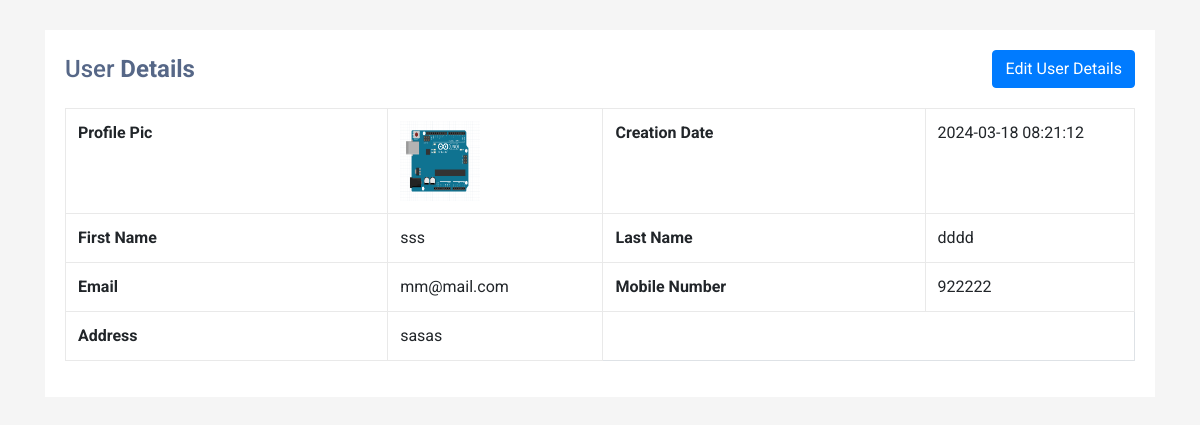
The app's page /read.php?viewid=11 with its own data.
### tables this page shows
CREATE TABLE `tblusers` (
  `ID` int(10) NOT NULL,
  `FirstName` varchar(200) DEFAULT NULL,
  `LastName` varchar(200) DEFAULT NULL,
  `MobileNumber` bigint(10) DEFAULT NULL,
  `Email` varchar(200) DEFAULT NULL,
  `Address` mediumtext DEFAULT NULL,
  `ProfilePic` varchar(200) DEFAULT NULL,
  `CreationDate` timestamp NOT NULL DEFAULT current_timestamp() ON UPDATE current_timestamp()
);

### read.php (the view, shortened to what this page needs)
<?php
include('dbconnection.php');
?>
<!DOCTYPE html>
<html lang="en">
<head>
<link rel="stylesheet" href="https://stackpath.bootstrapcdn.com/bootstrap/4.5.0/css/bootstrap.min.css">
<link rel="stylesheet" href="https://maxcdn.bootstrapcdn.com/font-awesome/4.7.0/css/font-awesome.min.css">
</head>
<body>
<div class="container-xl">
    <div class="table-responsive">
        <div class="table-wrapper">
            <div class="table-title">
                <div class="row">
                    <div class="col-sm-5">
                        <h2>User <b>Details</b></h2>
                    </div>
<?php
$vid=$_GET['viewid'];
$ret=mysqli_query($con,"select * from tblusers where ID =$vid");
while ($row=mysqli_fetch_array($ret)) {
?>
                     <div class="col-sm-7" align="right">
                        <a href="edit.php?editid=<?php echo htmlentities ($row['ID']);?>" class="btn btn-primary"><span>Edit User Details</span></a>
                    </div>
                </div>
            </div>
<table cellpadding="0" cellspacing="0" border="0" class="display table table-bordered" id="hidden-table-info">
<tbody>
    <tr>
        <th width="200">Profile Pic</th>
        <td><img src="profilepics/<?php  echo $row['ProfilePic'];?>" width="80" height="80"></td>
           <th width="200">Creation Date</th>
    <td><?php  echo $row['CreationDate'];?></td>
    </tr>
 <tr>
    <th>First Name</th>
    <td><?php  echo $row['FirstName'];?></td>
    <th>Last Name</th>
    <td><?php  echo $row['LastName'];?></td>
  </tr>
  <tr>
    <th>Email</th>
    <td><?php  echo $row['Email'];?></td>
    <th>Mobile Number</th>
    <td><?php  echo $row['MobileNumber'];?></td>
  </tr>
  <tr>
    <th>Address</th>
    <td><?php  echo $row['Address'];?></td>
  </tr>
<?php
}?>
</tbody>
</table>
        </div>
    </div>
</div>
</body>
</html>

### read.php (style rules this page uses)
body { color: #566787; background: #f5f5f5; font-family: 'Roboto', sans-serif; }
.table-responsive { margin: 30px 0; }
.table-wrapper { min-width: 1000px; background: #fff; padding: 20px; box-shadow: 0 1px 1px rgba(0,0,0,.05); }
.table-title { font-size: 15px; padding-bottom: 10px; margin: 0 0 10px; min-height: 45px; }
.table-title h2 { margin: 5px 0 0; font-size: 24px; }
table.table tr th, table.table tr td { border-color: #e9e9e9; }
table.table td:last-child { width: 130px; }

### records on screen
tblusers: ProfilePic (picture), CreationDate "2024-03-18 08:21:12", FirstName "sss", LastName "dddd", Email "mm@mail.com", MobileNumber "922222", Address "sasas"
